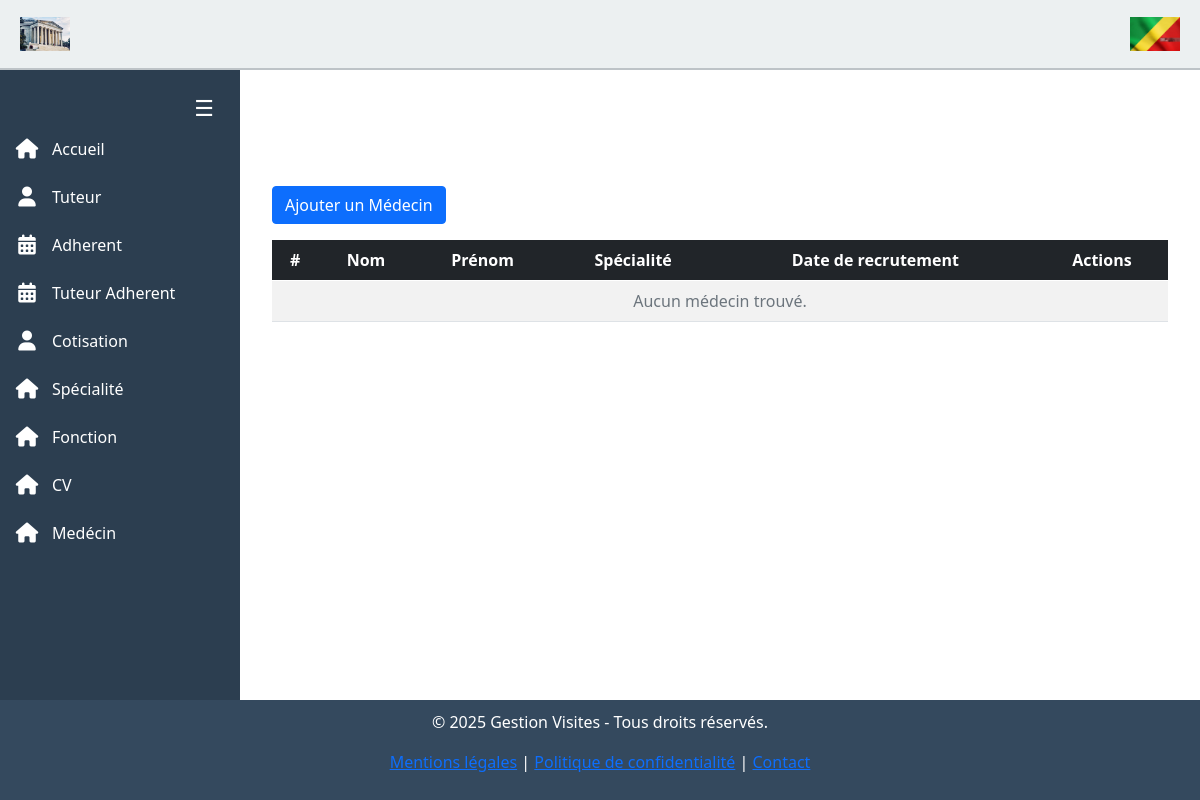
/medecin/, run on an earlier commit of the app's database.
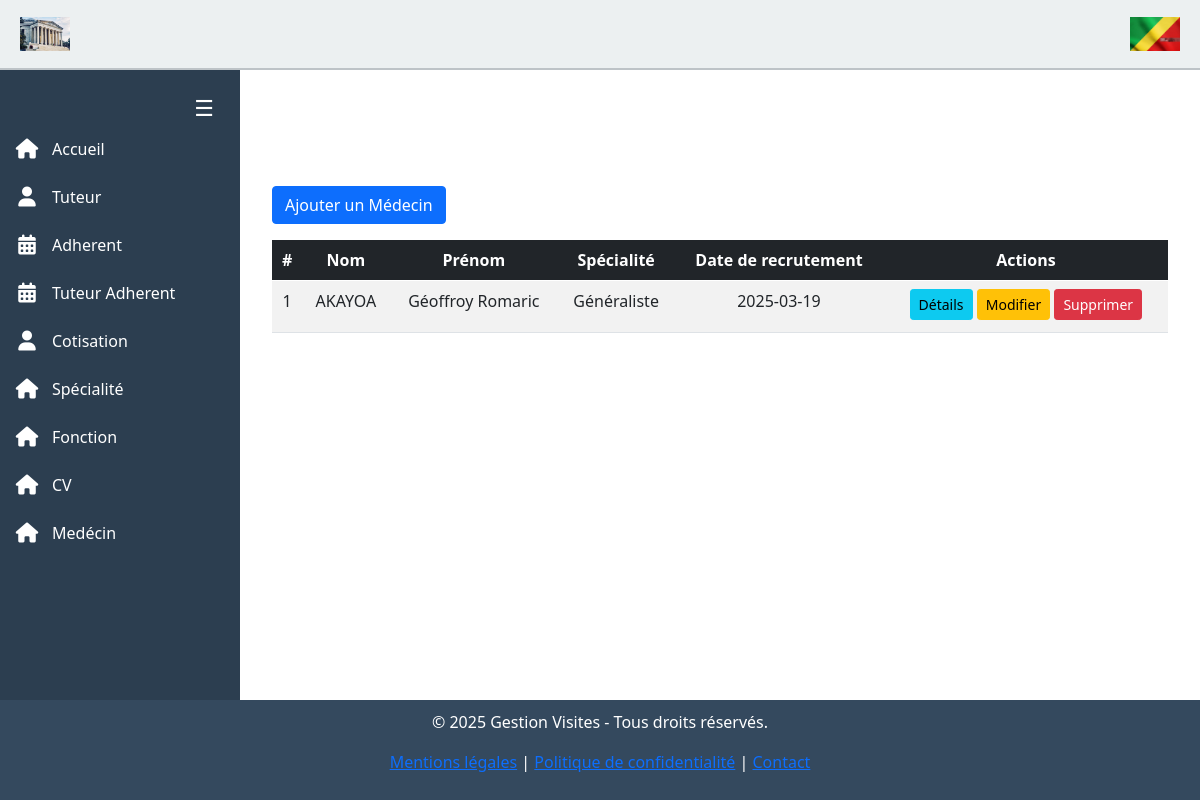
And on a later commit of the database.
### medecin/models.py (models this page shows)
class Medecin(User):
   statut = models.CharField(max_length=15, default='Medecint')
   specialite= models.ForeignKey(Specialite, on_delete=models.CASCADE)  # Renommé

### user/models.py (models this page shows, shortened)
class User(models.Model):
    last_name = models.CharField(max_length=50, null=True, blank=False, validators=[validate_no_numbers])
    first_name = models.CharField(max_length=50, null=True, blank=True, validators=[validate_no_numbers])
    sexe = models.CharField(max_length=50, choices=[('Masculin', 'Masculin'), ('Féminin', 'Féminin')])
    date_naissance = models.DateField(null=True, blank=True)
    lieu_naissance = models.CharField(max_length=50, null=True, blank=True)
    lieu_residence = models.CharField(max_length=50, null=True, blank=True)
    adresse = models.CharField(max_length=50, null=True, blank=True)
    email = models.EmailField(max_length=40, unique=True, default='example@example.com')
    telephone = models.CharField(max_length=15, blank=True, null=True)
    date_creation = models.DateTimeField(auto_now_add=True)
    image = models.ImageField(default="1.png", upload_to='adherent/', blank=True, null=True)
    groups = models.ManyToManyField(
        'auth.Group',
        related_name="custom_user_groups",
        blank=True
    )
    user_permissions = models.ManyToManyField(
        'auth.Permission',
        related_name="custom_user_permissions",
        blank=True
    )

### specialite/models.py (models this page shows, shortened)
class  Specialite(models.Model):
    designation = models.CharField(max_length=30)

### medecin/views.py (the view)
# urls.py: path('', views.medecin_list, name='medecin'),
def medecin_list(request):
    medecins = Medecin.objects.all().order_by("-date_creation")
    return render(request, 'medecin/medecin_list.html', context={'medecins': medecins})

### medecin/templates/medecin/medecin_list.html (shortened to what this page needs)
{% extends 'template_base.html' %}
{% block contenue %}
<div class="container mt-4">
    <h1 class="text-center mb-4 text-white">Liste des Médecins</h1>
    <div class="d-flex justify-content-between align-items-center mb-3">
        <a href="{% url 'medecin:creer' %}" class="btn btn-primary">
             Ajouter un Médecin
        </a>
    </div>
    <div class="table-responsive">
        <table class="table table-striped table-hover text-center">
            <thead class="table-dark">
                <tr>
                    <th>#</th>
                    <th>Nom</th>
                    <th>Prénom</th>
                    <th>Spécialité</th>
                    <th>Date de recrutement</th>
                    <th>Actions</th>
                </tr>
            </thead>
            <tbody class="bg-white">
                {% for medecin in medecins %}
                <tr>
                    <td>{{ medecin.id }}</td>
                    <td>{{ medecin.last_name }}</td>
                    <td>{{ medecin.first_name }}</td>
                    <td>{{ medecin.specialite.designation }}</td>
                    <td>{{ medecin.date_creation|date:'Y-m-d' }}</td>
                    <td>
                        <a href="{% url 'medecin:information' medecin.id %}" class="btn btn-info btn-sm mb-1">
                             Détails
                        </a>
                        <a href="{% url 'medecin:modifier' medecin.id %}" class="btn btn-warning btn-sm mb-1">
                             Modifier
                        </a>
                        <a href="{% url 'medecin:supprimer' medecin.id %}" class="btn btn-danger btn-sm mb-1">
                             Supprimer
                        </a>
                    </td>
                </tr>
                {% empty %}
                <tr>
                    <td colspan="6" class="text-center text-muted">Aucun médecin trouvé.</td>
                </tr>
                {% endfor %}
            </tbody>
        </table>
    </div>
</div>
{% endblock %}

What changed in the data, as far as the page shows it:
added Medecin: id "1", last_name "AKAYOA", first_name "Géoffroy Romaric", specialite.designation "Généraliste", date_creation "2025-03-19"
Also different on the page:
text no longer shown: "Aucun médecin trouvé."
